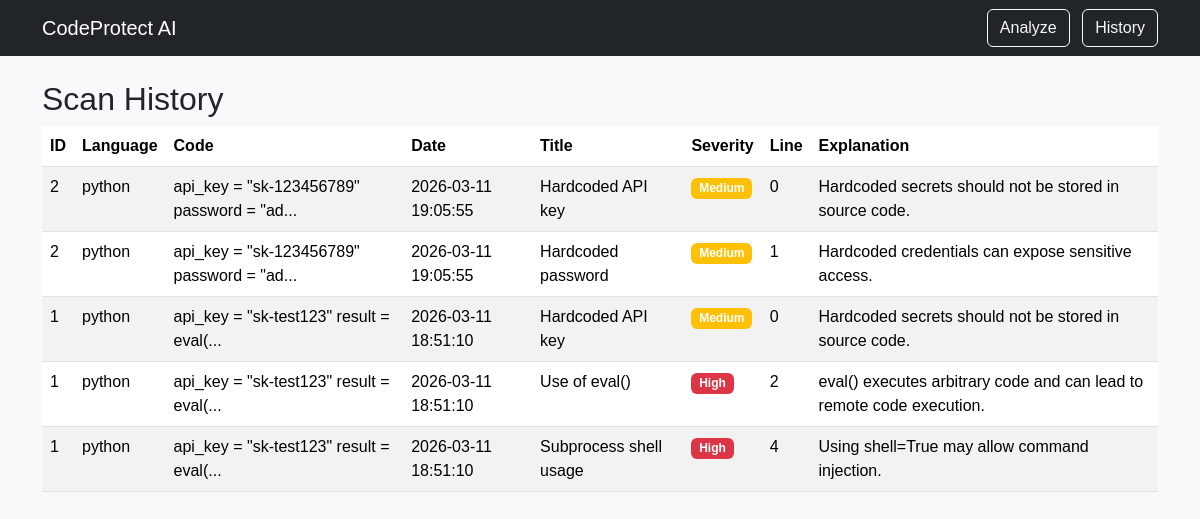
Before: /history with the older database file.
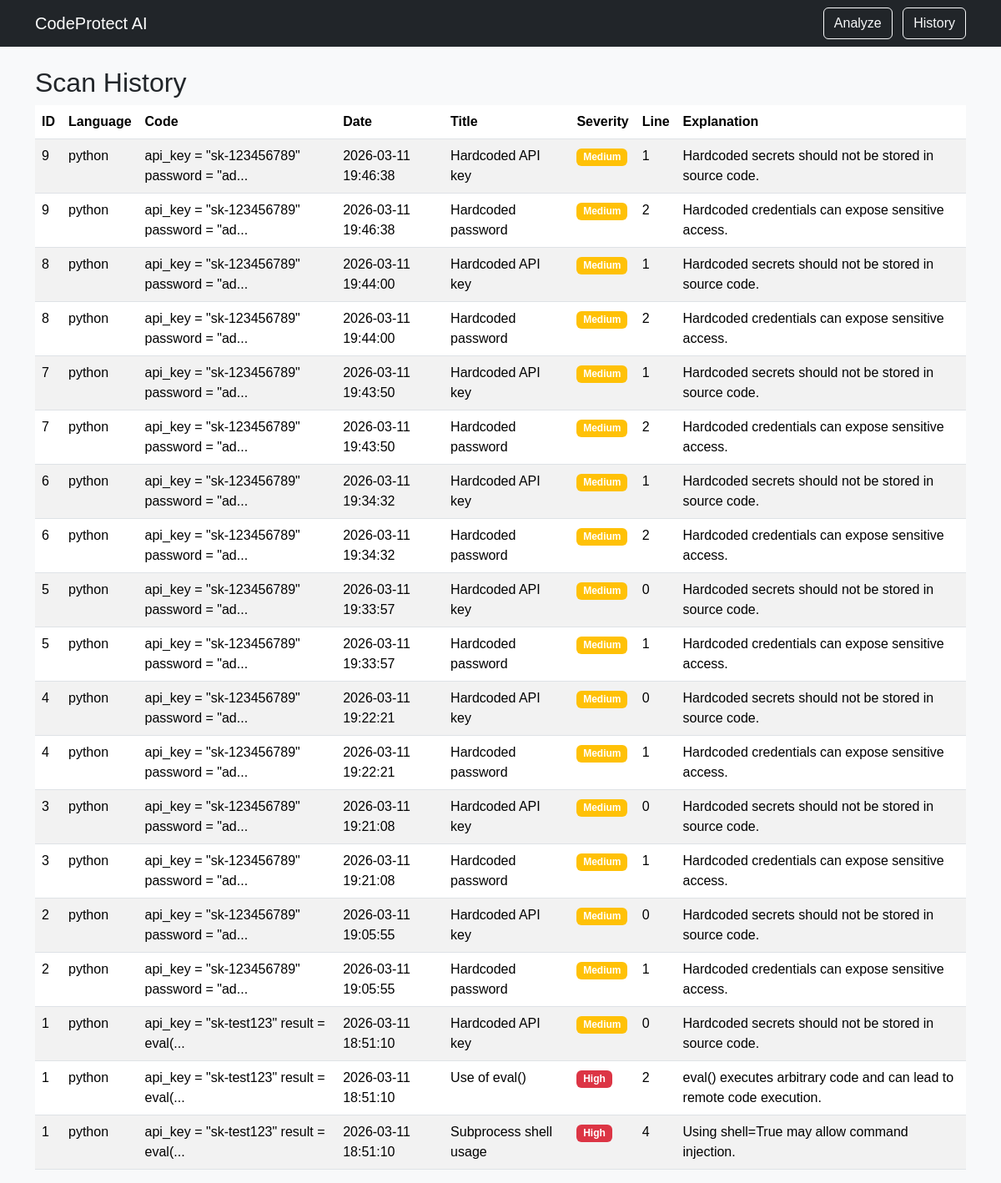
After: the same page with the newer database file.
### tables this page shows
CREATE TABLE findings (
    id INTEGER PRIMARY KEY AUTOINCREMENT,
    scan_id INTEGER NOT NULL,
    title TEXT NOT NULL,
    severity TEXT NOT NULL,
    line INTEGER,
    explanation TEXT NOT NULL,
    FOREIGN KEY(scan_id) REFERENCES scans(id)
);

CREATE TABLE scans (
    id INTEGER PRIMARY KEY AUTOINCREMENT,
    language TEXT NOT NULL,
    code TEXT NOT NULL,
    created_at TIMESTAMP DEFAULT CURRENT_TIMESTAMP
);

### app.py (the view)
@app.route("/history", methods=["GET"])
def history():
    history = get_history()
    print(history)
    return render_template("history.html", history=history)

### history.py (called while the page is built)
def get_history():
    db = sqlite3.connect("scans.db")
    cursor = db.cursor()
    history = cursor.execute(
        "SELECT * FROM scans JOIN findings ON scans.id = findings.scan_id ORDER BY created_at DESC"
    ).fetchall()
    db.close()
    return history

### templates/history.html
{% extends "base.html" %}
{% block content %}
<h2>Scan History</h2>
<table class="table table-striped">
<thead>
<tr>
<th>ID</th>
<th>Language</th>
<th>Code</th>
<th>Date</th>
<th>Title</th>
<th>Severity</th>
<th>Line</th>
<th>Explanation</th>
</tr>
</thead>
<tbody>
{% for finding in history %}
<tr>
<td>{{ finding[0] }}</td>
<td>{{ finding[1] }}</td>
<td>{{ finding[2][:40] }}...</td>
<td>{{ finding[3] }}</td>
<td>{{ finding[6] }}</td>
<td>
<span class="badge
{% if finding[7] == 'High' %}bg-danger
{% elif finding[7] == 'Medium' %}bg-warning
{% else %}bg-secondary
{% endif %}">
{{ finding[7] }}
</span>
</td>
<td>{{ finding[8] }}</td>
<td>{{ finding[9] }}</td>
</tr>
{% endfor %}
</tbody>
</table>
{% endblock %}

### templates/base.html (shortened to what this page needs)
<!DOCTYPE html>
<html lang="en">
<head>
<link href="https://cdn.jsdelivr.net/npm/bootstrap@5.3.2/dist/css/bootstrap.min.css" rel="stylesheet">
<link rel="stylesheet" href="{{ url_for('static', filename='styles.css') }}">
</head>
<body class="bg-light">
<nav class="navbar navbar-dark bg-dark mb-4">
    <div class="container">
        <a class="navbar-brand" href="/">CodeProtect AI</a>
        <div>
            <a class="btn btn-outline-light me-2" href="/">Analyze</a>
            <a class="btn btn-outline-light" href="/history">History</a>
        </div>
    </div>
</nav>
<div class="container">
{% block content %}
{% endblock %}
</div>
</body>
</html>

### static/styles.css (style rules this page uses)
body { font-family: Arial, sans-serif; }

Changed rows visible on the page:
added findings: finding "9", language "python", code "api_key = \"sk-123456789\" password = \"ad", created_at "2026-03-11 19:46:38", title "Hardcoded API key", severity "Medium", line "1", explanation "Hardcoded secrets should not be stored in source code."
added findings: finding "9", language "python", code "api_key = \"sk-123456789\" password = \"ad", created_at "2026-03-11 19:46:38", title "Hardcoded password", severity "Medium", line "2", explanation "Hardcoded credentials can expose sensitive access."
added findings: finding "8", language "python", code "api_key = \"sk-123456789\" password = \"ad", created_at "2026-03-11 19:44:00", title "Hardcoded API key", severity "Medium", line "1", explanation "Hardcoded secrets should not be stored in source code."
added findings: finding "8", language "python", code "api_key = \"sk-123456789\" password = \"ad", created_at "2026-03-11 19:44:00", title "Hardcoded password", severity "Medium", line "2", explanation "Hardcoded credentials can expose sensitive access."
added findings: finding "7", language "python", code "api_key = \"sk-123456789\" password = \"ad", created_at "2026-03-11 19:43:50", title "Hardcoded API key", severity "Medium", line "1", explanation "Hardcoded secrets should not be stored in source code."
added findings: finding "7", language "python", code "api_key = \"sk-123456789\" password = \"ad", created_at "2026-03-11 19:43:50", title "Hardcoded password", severity "Medium", line "2", explanation "Hardcoded credentials can expose sensitive access."
added findings: finding "6", language "python", code "api_key = \"sk-123456789\" password = \"ad", created_at "2026-03-11 19:34:32", title "Hardcoded API key", severity "Medium", line "1", explanation "Hardcoded secrets should not be stored in source code."
added findings: finding "6", language "python", code "api_key = \"sk-123456789\" password = \"ad", created_at "2026-03-11 19:34:32", title "Hardcoded password", severity "Medium", line "2", explanation "Hardcoded credentials can expose sensitive access."
added findings: finding "5", language "python", code "api_key = \"sk-123456789\" password = \"ad", created_at "2026-03-11 19:33:57", title "Hardcoded API key", severity "Medium", line "0", explanation "Hardcoded secrets should not be stored in source code."
added findings: finding "5", language "python", code "api_key = \"sk-123456789\" password = \"ad", created_at "2026-03-11 19:33:57", title "Hardcoded password", severity "Medium", line "1", explanation "Hardcoded credentials can expose sensitive access."
added findings: finding "4", language "python", code "api_key = \"sk-123456789\" password = \"ad", created_at "2026-03-11 19:22:21", title "Hardcoded API key", severity "Medium", line "0", explanation "Hardcoded secrets should not be stored in source code."
added findings: finding "4", language "python", code "api_key = \"sk-123456789\" password = \"ad", created_at "2026-03-11 19:22:21", title "Hardcoded password", severity "Medium", line "1", explanation "Hardcoded credentials can expose sensitive access."
added findings: finding "3", language "python", code "api_key = \"sk-123456789\" password = \"ad", created_at "2026-03-11 19:21:08", title "Hardcoded API key", severity "Medium", line "0", explanation "Hardcoded secrets should not be stored in source code."
added findings: finding "3", language "python", code "api_key = \"sk-123456789\" password = \"ad", created_at "2026-03-11 19:21:08", title "Hardcoded password", severity "Medium", line "1", explanation "Hardcoded credentials can expose sensitive access."
